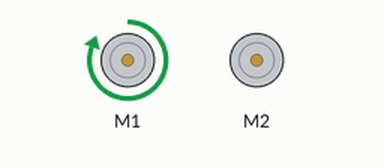
This sketch was run on a simulated Arduino Uno, built with avr-gcc and run on an emulated ATmega328P. Shown: 2 × DC motor (green arrow = forward, orange = backward, longer = faster).

Above: at 5.0 s.
At 15.0 s:
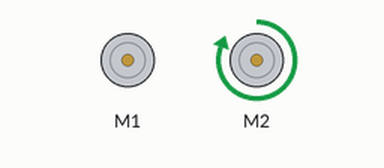
Timing chart, 0 to 26.0 s (numbered marks = the images above):
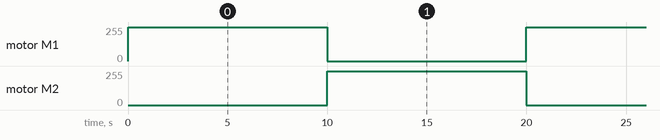

The sketch:

motor_test.ino
```cpp
#include <AFMotor.h>
AF_DCMotor motor1(1); // motor 1 için bir motor nesnesi oluştur
AF_DCMotor motor2(2); // motor 2 için bir motor nesnesi oluştur

void setup() {
  motor1.setSpeed(255); // motor 1 hızını ayarla (0-255)
  motor2.setSpeed(255); // motor 2 hızını ayarla (0-255)
}

void loop() {
  motor1.run(FORWARD); // motor 1'i ileri çalıştır
  delay(10000); // 10 saniye bekle
  motor1.run(RELEASE); // motor 1'i durdur

  motor2.run(FORWARD); // motor 2'yi ileri çalıştır
  delay(10000); // 10 saniye bekle
  motor2.run(RELEASE); // motor 2'yi durdur
}
```

Measured:
- by itself, motor M1, motor M2: alternates forward 255/255 for 10.0 s and stopped for 10.0 s
